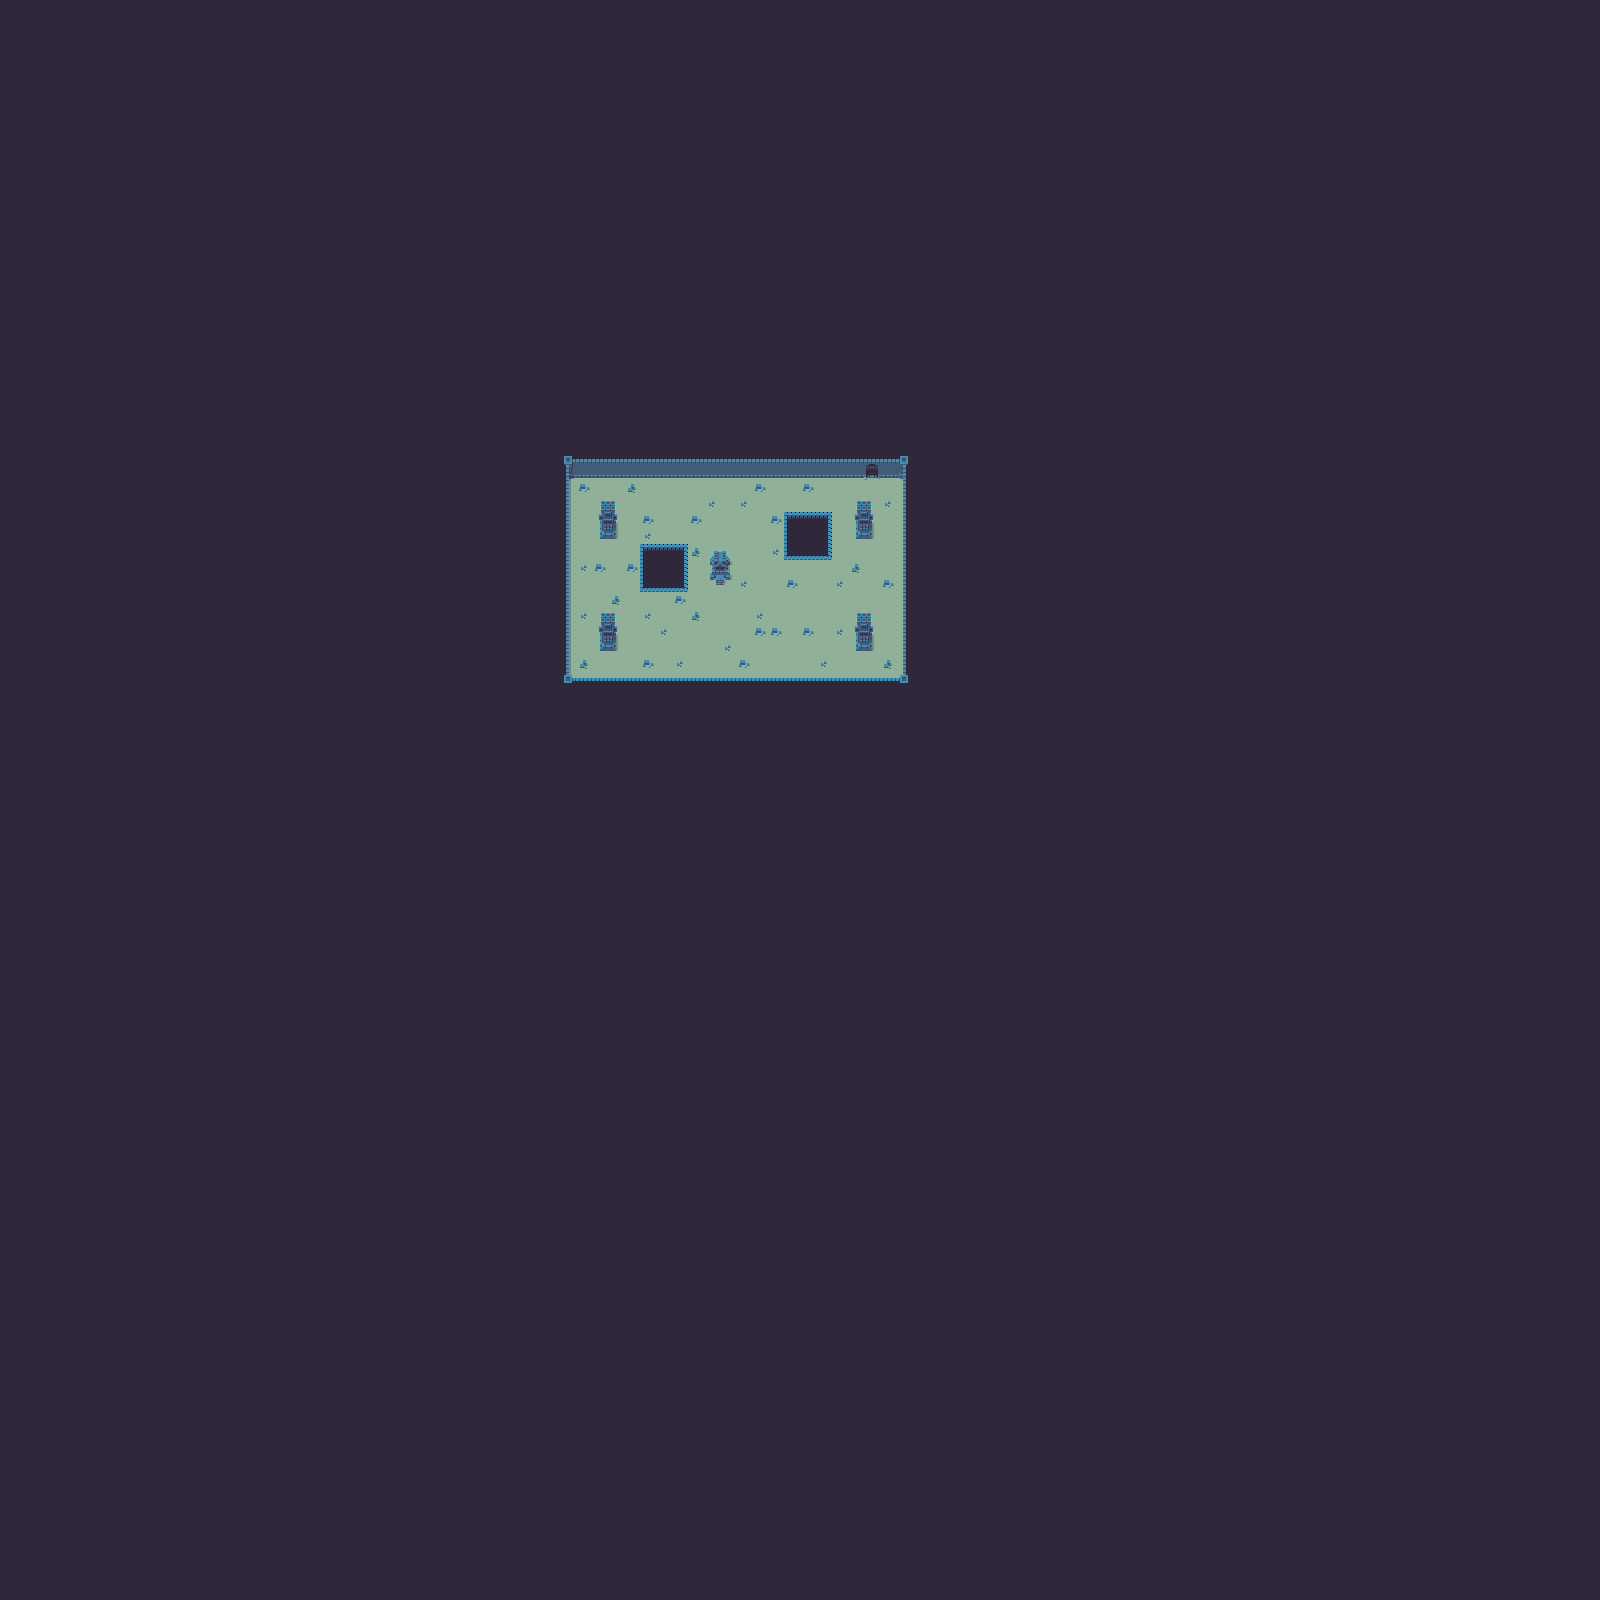

Rendered tile map (Tiled .tmx) drawn with the repository's tilesets; below, a short description and the map source with its tile grids summarised:
An orthogonal 100x100 tile map with 16x16 px tiles, 2 tile layers (Tile Layer 1, Tile Layer 2) and 17 objects (Player_Spawn).

<map version="1.2" tiledversion="1.3.3" orientation="orthogonal" renderorder="right-down" width="100" height="100" tilewidth="16" tileheight="16" infinite="0" nextlayerid="7" nextobjectid="40">
 <tileset firstgid="1" source="dungeon_sheet.tsx" />
 <layer id="1" name="Tile Layer 1" width="100" height="100">
  <data>[10000 cells, 10000 non-empty, 10 distinct tile ids]</data>
 </layer>
 <layer id="2" name="Tile Layer 2" width="100" height="100">
  <data>[10000 cells, 160 non-empty, 28 distinct tile ids]</data>
 </layer>
 <objectgroup color="#ff0000" id="4" name="Collision">
  <object id="21" x="563.333" y="455.333" width="8.66667" height="8.66667" />
  <object id="22" x="563.667" y="674.667" width="8" height="8.66667" />
  <object id="23" x="900.333" y="675" width="7.33333" height="7.66667" />
  <object id="24" x="900" y="455.667" width="7.66667" height="8" />
  <object id="27" x="568.667" y="463.667" width="333.667" height="9.33333" />
  <object id="28" x="565.667" y="464.333" width="3" height="209.667" />
  <object id="29" x="902.667" y="463.667" width="3.33333" height="210.667" />
  <object id="30" x="571.667" y="677.333" width="328" height="3.66667" />
  <object id="31" x="599" y="628" width="17.3333" height="18" />
  <object id="32" x="599" y="516" width="17.3333" height="18" />
  <object id="33" x="855" y="516" width="17.3333" height="18" />
  <object id="34" x="855" y="628" width="17.3333" height="18" />
  <object id="35" x="711.333" y="559.667" width="17.3333" height="18" />
  <object id="37" x="691.656" y="516.51" width="7.33333" height="6.33333">
   <ellipse />
  </object>
  <object id="38" x="640" y="544.333" width="47.3333" height="47" />
  <object id="39" x="783.667" y="512" width="47.6667" height="47.6667" />
 </objectgroup>
 <objectgroup id="5" name="Objects">
  <object id="36" name="Player_Spawn" x="729.667" y="625">
   <point />
  </object>
 </objectgroup>
</map>
